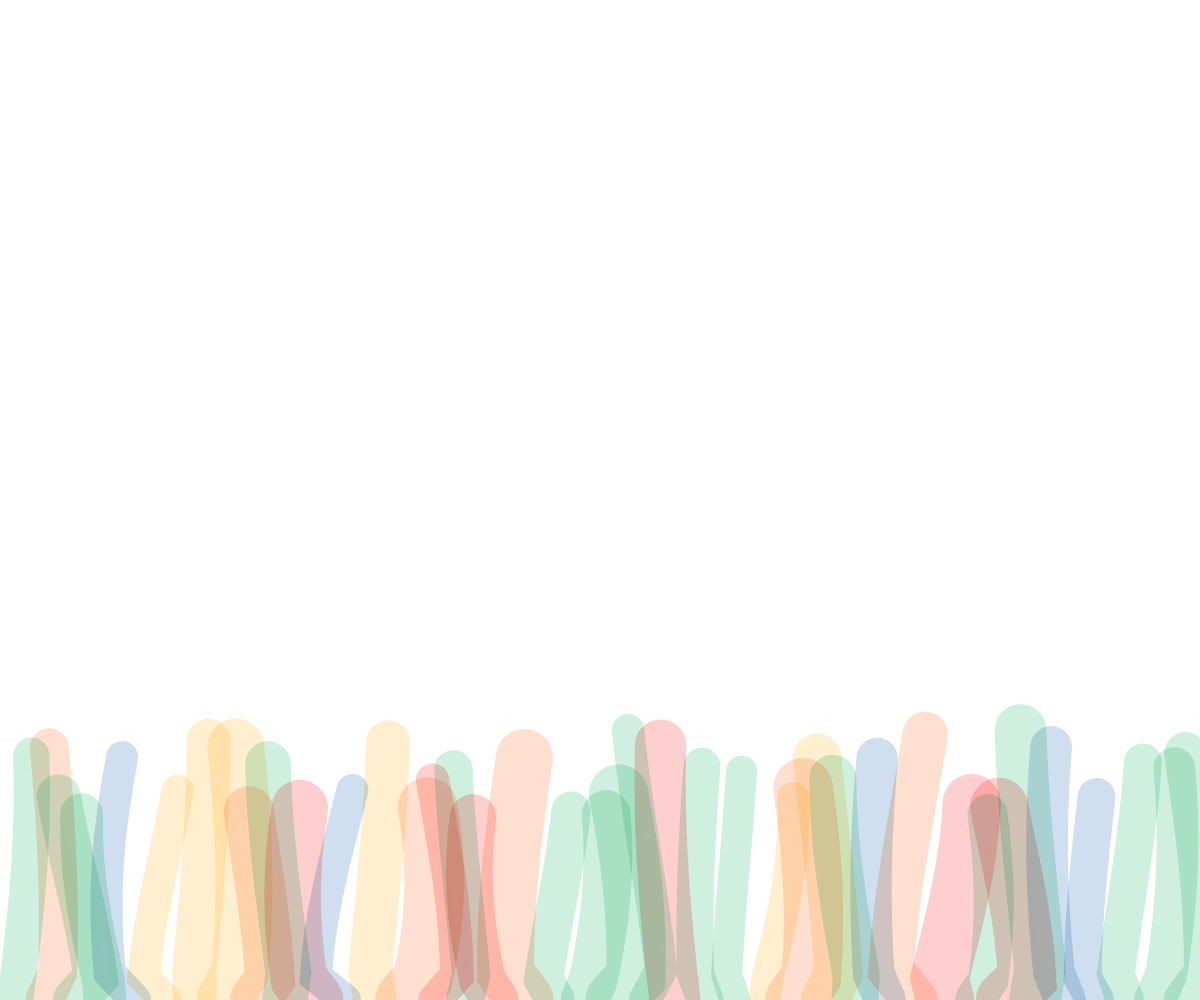
Frame 1 (no input)
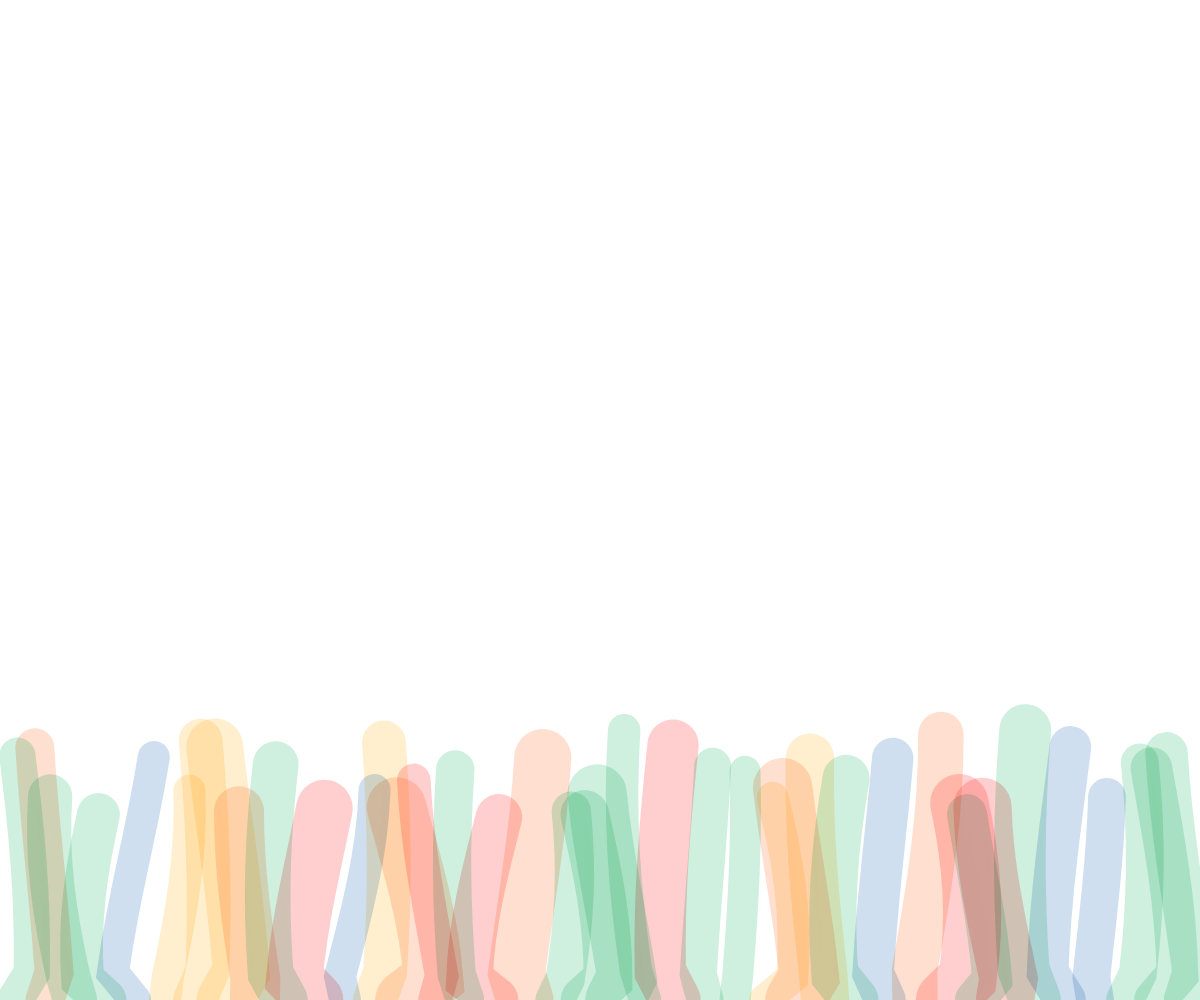
Frame 60 (no input)
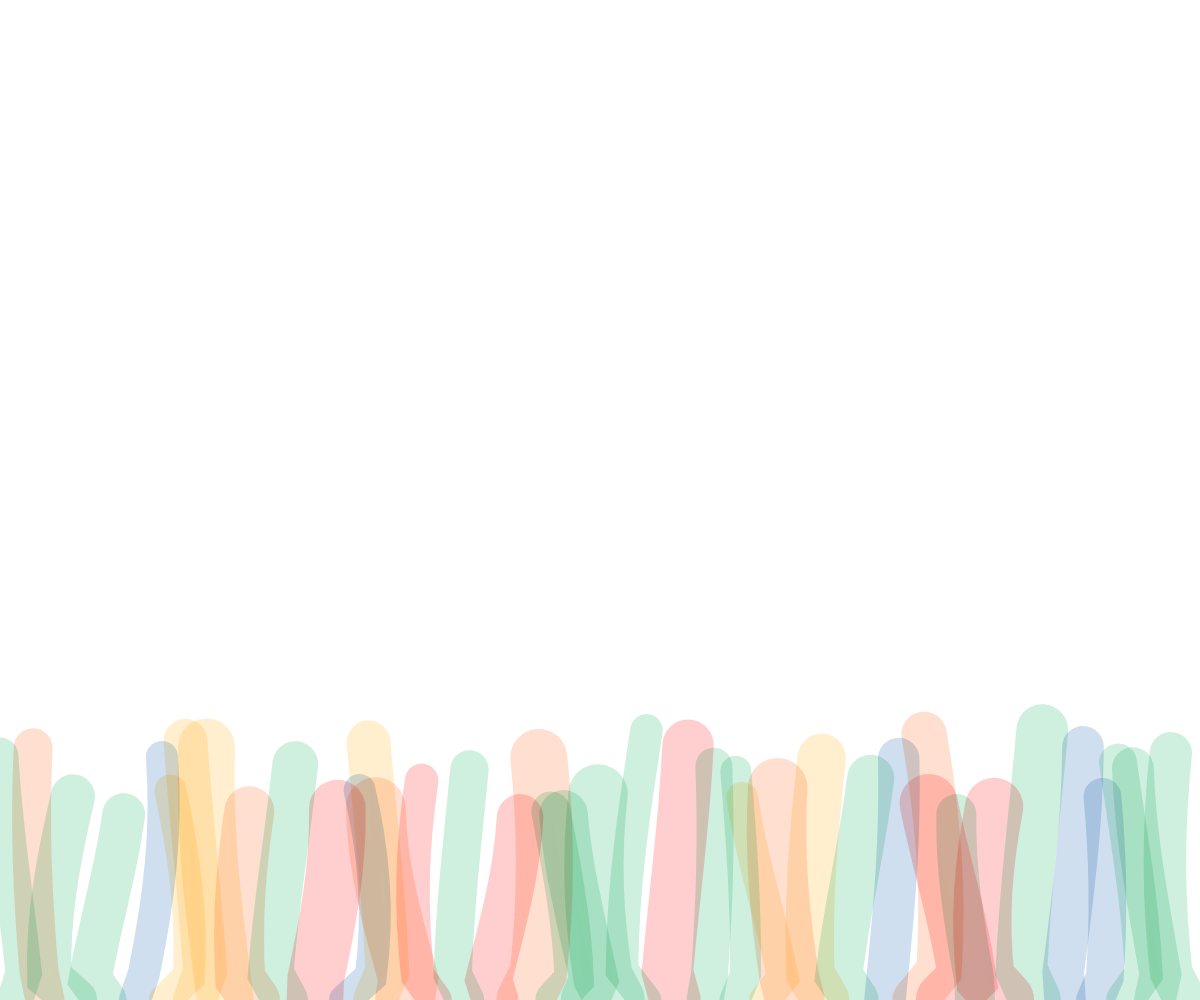
Frame 120 (the mouse pressed at the canvas centre since frame 60)

The p5.js sketch that drew these frames (run headless with seeded random() and noise() and a simulated clock; from frame 60 on, the mouse is pressed at the canvas centre):

// p5.js sketch
// ── sketch.js
let seaweeds = []; // 存儲海草的數據
let colors = ["#FF6666", "#FF9966", "#FFCC66", "#66CC99", "#6699CC"]; // 更深的馬卡龍顏色

function setup() {
  createCanvas(windowWidth, windowHeight);
  frameRate(30); // 調整動畫的幀率

  let seaweedCount = 40; // 海草的數量
  for (let i = 0; i < seaweedCount; i++) {
    let baseX = (i + 0.5) * (width / seaweedCount); // 平均分布於畫布寬度
    let baseY = height; // 每條海草的底部 y 座標固定在畫布底部
    let segments = 10; // 每條海草的節點數量
    let maxHeight = random(200, 300); // 每條海草的高度隨機
    let segmentLength = maxHeight / segments; // 每個節點的長度
    let strokeWidth = random(30, 60); // 每條海草的寬度隨機
    let seaweedColor = random(colors); // 每條海草的顏色隨機
    let swayRange = random(10, 30); // 每條海草的左右搖擺範圍隨機

    // 將海草的數據存儲起來
    seaweeds.push({ baseX, baseY, segments, segmentLength, strokeWidth, seaweedColor, swayRange });
  }

  // 設置畫布背景透明
  clear();
}

function draw() {
  clear(); // 清除畫布，保持透明背景

  // 設定混合模式為 MULTIPLY，讓顏色重疊時變暗
  blendMode(MULTIPLY);

  for (let i = 0; i < seaweeds.length; i++) {
    let seaweed = seaweeds[i];
    let { baseX, baseY, segments, segmentLength, strokeWidth, seaweedColor, swayRange } = seaweed;

    // 設定線條顏色和透明度
    let colWithAlpha = color(seaweedColor); // 使用 p5.js 的 color 函數
    colWithAlpha.setAlpha(80); // 設定透明度為 50，讓顏色更深
    stroke(colWithAlpha); // 設定線條顏色
    strokeWeight(strokeWidth); // 設定線條粗細

    beginShape(); // 開始繪製連續的線條
    for (let j = 0; j < segments; j++) {
      // 計算每個節點的位置
      let offsetX = j === 0 ? 0 : sin(frameCount * 0.02 + j * 0.2 + i) * swayRange; // 使用 swayRange 控制搖擺幅度
      let currentX = baseX + offsetX;
      let currentY = baseY - j * segmentLength;

      // 添加頂點到形狀中
      vertex(currentX, currentY);
    }
    endShape(); // 結束繪製連續的線條
  }

  // 恢復混合模式為正常
  blendMode(BLEND);
}

function windowResized() {
  resizeCanvas(windowWidth, windowHeight);
}
